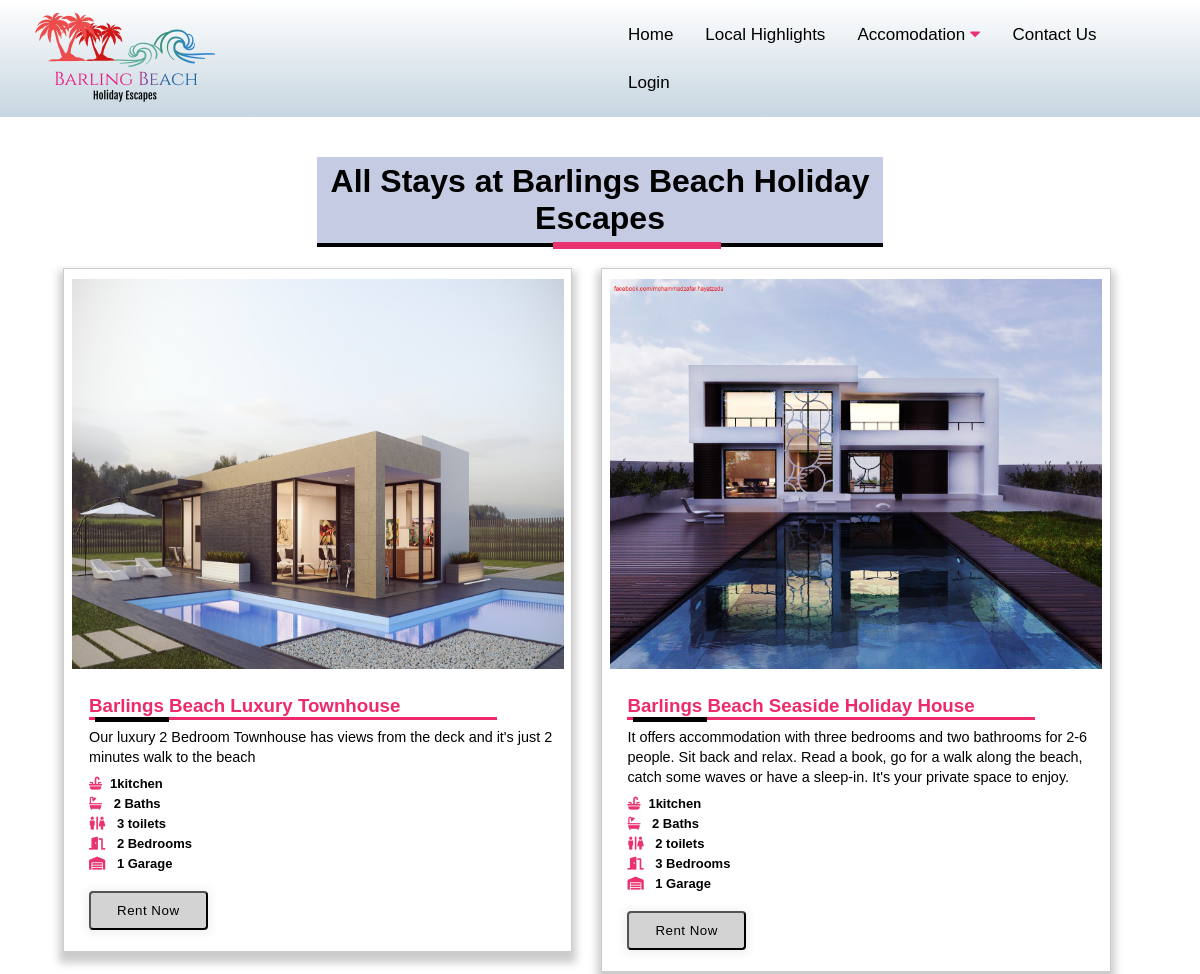
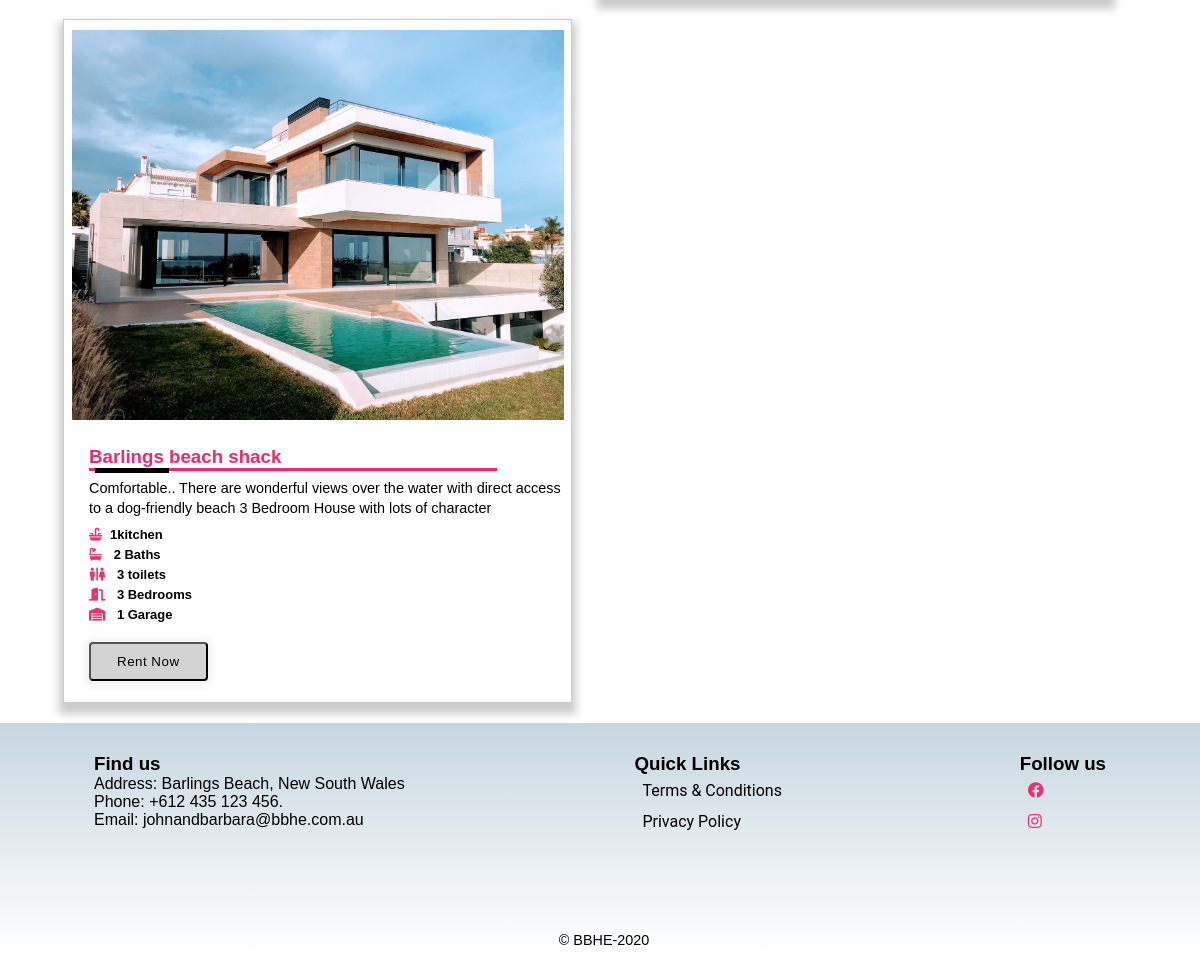
/accomodations.php, run on the app's committed database (2 pictures, top to bottom).
### tables this page shows
CREATE TABLE `houses` (
  `house_id` int(11) NOT NULL,
  `house_name` varchar(256) NOT NULL,
  `house_location` varchar(256) NOT NULL,
  `house_reviews` varchar(256) NOT NULL,
  `house_features` varchar(1000) NOT NULL,
  `house_kitchen` int(11) NOT NULL,
  `house_baths` int(11) NOT NULL,
  `house_toilets` int(11) NOT NULL,
  `house_rooms` int(11) NOT NULL,
  `house_garage` int(11) NOT NULL,
  `house_short_desc` varchar(1000) NOT NULL,
  `house_long_desc` varchar(1000) NOT NULL,
  `house_max_guest` int(11) NOT NULL,
  `house_amenities` varchar(2000) NOT NULL,
  `house_HeroImg` varchar(250) NOT NULL,
  `house_img1` varchar(250) NOT NULL,
  `house_img2` varchar(250) NOT NULL,
  `house_img3` varchar(250) NOT NULL,
  `house_img4` varchar(250) NOT NULL,
  `house_status` int(11) NOT NULL
);

### accomodations.php (the view, shortened to what this page needs)
<?php
   include('header.php');
   ?>
   	 <div class="container">
	 <div class="row" id="house" style="height:auto;">
	 <div class="section3"  style="height:auto;">
	  <h2>All Stays at Barlings Beach Holiday Escapes</h2>
		<?php
		   $sql = "SELECT * FROM `houses` WHERE house_status = 1 ";
		   $res = mysqli_query($conn, $sql)
				   or trigger_error("Query Failed! SQL: $sql - Error: ".mysqli_error($conn), E_USER_ERROR);
		   if(mysqli_num_rows($res)<0){
			   echo 'no houses found in database';
		   }else{
			   while($row = mysqli_fetch_array($res))
					$rows[] = $row;
		   foreach($rows as $row)
			   {
				   $house_id = $row['house_id'];
				 $house_name =  $row['house_name'];
				 $house_kitchen = $row['house_kitchen'];
				 $house_baths = $row['house_baths'];
				 $house_toilets = $row['house_toilets'];
				 $house_rooms = $row['house_rooms'];
				 $house_garage = $row['house_garage'];
				 $house_short_desc = $row['house_short_desc'];
                 $house_mainImg = $row['house_HeroImg'];
				 ?>
		<div class="col-md-6" >
		   <div class="Imgslider">
			  <div class="w3-content w3-display-container">
					<img  class="firstSlider" src="<?php echo $house_mainImg?>" alt="">
			  </div>
		   </div>
		   <div class="text">
			  <a href="houseDetails.php?id=<?php echo $house_id?>">
				 <h3><?php  echo $house_name ?></h3>
			  </a>
			  <p><?php  echo $house_short_desc ; ?></p>
			  <ul class="printinline">
			  <li><span> <i class="fas fa-sink"></i><?php  echo $house_kitchen ?>kitchen </span></li>
			  <li><span><i class="fas fa-bath"></i> <?php  echo $house_baths ?> Baths</span></li>
			  <li><span><i class="fas fa-restroom"></i> <?php  echo $house_toilets ?> toilets</span></li>
			  <li><span><i class="fas fa-door-open"></i> <?php  echo $house_rooms ?> Bedrooms</span></li>
			  <li><span><i class="fas fa-warehouse"></i> <?php  echo $house_garage ?> Garage</span></li>
			  </ul>
			  <a href="houseDetails.php?id=<?php echo $house_id?>"><button>Rent now</button></a>
		   </div>
        </div>
   <?php
   }}?>
  </div>
   </div>
   </div>
   <?php
    include('footer.php');
   ?>

### bbhe.css (style rules this page uses)
* { margin: 0; box-sizing: border-box; padding: 0; }
body { font-family: helvetica, calibri, sans-serif; }
a { text-decoration: none; }
ul li { display: inline-block; }
.container { position: relative; width:95%; height: auto; margin-left: auto; margin-right: auto; margin-top: 50px; }
.container .Imgslider img { width: 100%; height: auto; }
.container .Imgslider { flex-basis: 50%; }
.section3 .text h3 { margin: 7px 0px; color: #ed2b6a; border-bottom: 3px solid; width: 86%; position: relative; }
.row { display: flex; width:100%; justify-content: space-between; flex-wrap: wrap; }
.text h3 { margin:7px 0px; }
h2 { text-align: center; }
i { color:#E93370; }
main > h1, p, .browser { margin: 10px; padding: 5px; }
.browser > h2, p { margin: 4px; font-size: 90%; }
.container { margin: 0 auto; max-width: 95%; }
.w3-content.w3-display-container img { width: 100%; height: 390px; overflow: hidden !important; }
.w3-content.w3-display-container { width: 97%;position: relative;margin: 0 auto;padding-top: 10px; }
#house .section3 .col-md-6 { position: relative; width: 45% !important; display: inline-block; float: left; border: 1px solid #ccc; margin-top: 21px; height: auto; margin-left: 29px; box-sizing: border-box; box-shadow: 0px 7px 8px 4px #ccc; position: relative; }
div#house .section3 h2 { font-size: 2em;font-weight: bold;position: relative;width: 50%;border-bottom: 4px solid;margin-top: 40px; margin-right: auto; margin-left: auto;padding: 6px 6px;background-color: #c5cbe3; }
.section3 { display: block; height: auto; }
div#house { height: auto; }
div#house .section3 .col-md-6 .text { padding-top: 15px; padding-left: 25px; padding-right: 8px; padding-bottom: 77px; }
ul.printinline li { display: list-item; line-height: 20px; font-size: 13px; font-weight: 600; }
ul.printinline { list-style-type: none; }
ul.printinline li i { margin-right: 8px; }
.section3 p { margin: 7px 0px; padding: 0; line-height: 20px; }
.section3 .text h3:before { position: absolute; content: ""; background-color: black; width: 74px; height: 5px; bottom: -5px; left: 6px; }
div#house .section3 h2:before { position: absolute; content: ""; background-color: #e93370; width: 168px; height: 7px; bottom: -6px; left: 236px; }
div#house .section3 .text button { border-radius: 4px; color: #000000; box-shadow: 0px 1px 8px 4px rgb(0 0 0 / 5%); position: absolute; margin-top: 17px; padding: 10px 26px; text-transform: capitalize; letter-spacing: .5px; background-color: lightgray; }
.row { display: -ms-flexbox; display: flex; -ms-flex-wrap: wrap; flex-wrap: wrap; padding: 0 4px; }

### data on the page
houses: house_HeroImg (picture), house_name "Barlings Beach Luxury Townhouse", house_short_desc "Our luxury 2 Bedroom Townhouse has views from the deck and it's just 2 minutes walk to the beach", house_kitchen "1", house_baths "2", house_toilets "3", house_rooms "2", house_garage "1"
houses: house_HeroImg (picture), house_name "Barlings Beach Seaside Holiday House", house_short_desc "It offers accommodation with three bedrooms and two bathrooms for 2-6 people. Sit back and relax. Read a book, go for a walk along the beach, catch some waves or have a sleep-in. It's your private space to enjoy.", house_kitchen "1", house_baths "2", house_toilets "2", house_rooms "3", house_garage "1"
houses: house_HeroImg (picture), house_name "Barlings beach shack", house_short_desc "Comfortable.. There are wonderful views over the water with direct access to a dog-friendly beach 3 Bedroom House with lots of character", house_kitchen "1", house_baths "2", house_toilets "3", house_rooms "3", house_garage "1"
